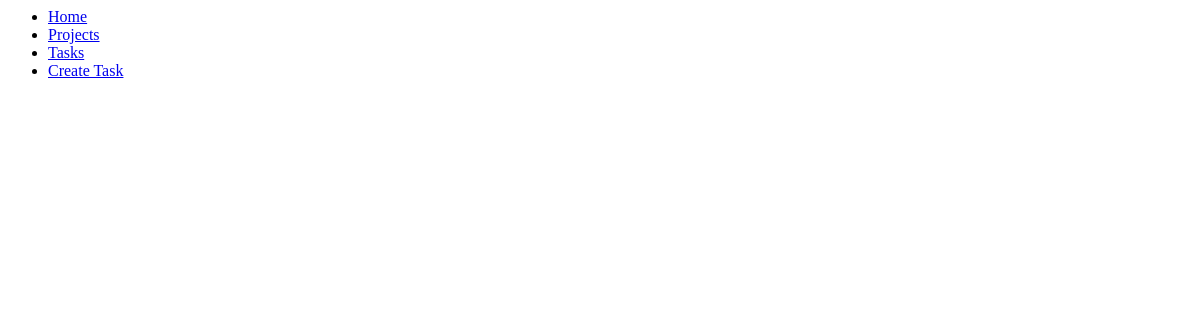
/tasks, run on an earlier commit of the app's database.
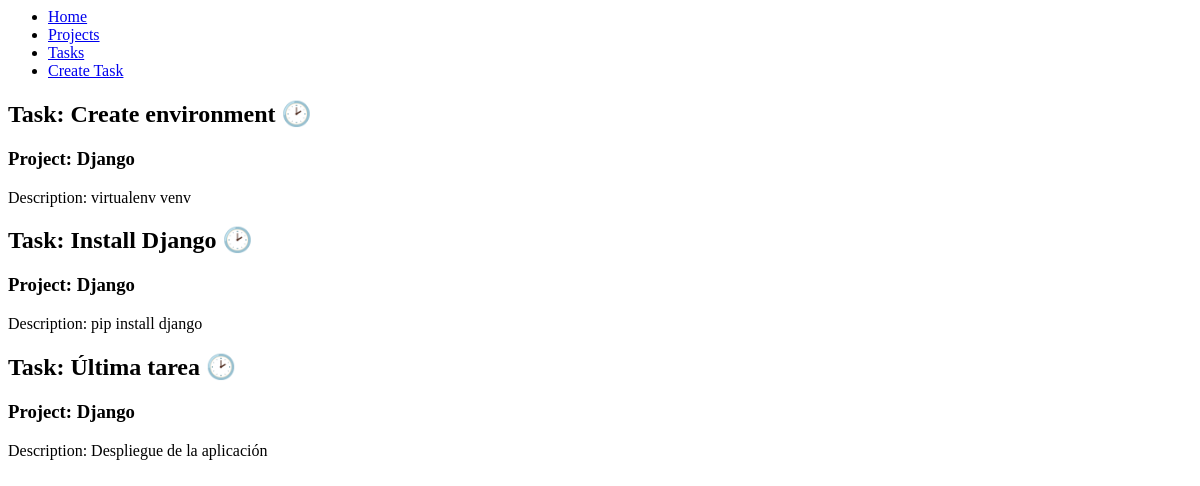
And on a later commit of the database.
### myapp/models.py (models this page shows, shortened)
class Task(models.Model):
    title = models.CharField(max_length=200, help_text='Ingrese el título de la tarea.')
    description = models.TextField(help_text='Ingrese la descripción de la tarea.')
    project = models.ForeignKey(Project, on_delete=models.CASCADE)
    done = models.BooleanField(default=False)

class Project(models.Model):
    name = models.CharField(max_length=50, help_text='Ingrese el nombre del proyecto.')

### myapp/views.py (the view)
# urls.py: path('tasks', views.tasks),
def tasks( request ):
    tasks = Task.objects.all()
    return render( request, 'tasks.html', {
        'tasks': tasks
    })

### myapp/templates/tasks.html (shortened to what this page needs)
{% extends 'layouts/base.html' %}
{% block content %}
{% for task in tasks %}
<article>
    <h2>Task: {{ task.title }} {% if task.done == False %} 🕑 {% else %} ✅ {% endif %} </h2>
    <h3>Project: {{ task.project.name }}</h3>
    <p>Description: {{ task.description }}</p>
</article>
{% endfor %}
{% endblock %}

### myapp/templates/layouts/base.html
<nav>
    <ul>
        <li>
            <a href="/">Home</a>
        </li>
        <li>
            <a href="/projects">Projects</a>
        </li>
        <li>
            <a href="/tasks">Tasks</a>
        </li>
        <li>
            <a href="/create_task">Create Task</a>
        </li>
    </ul>
</nav>
{% block content %}
{% endblock %}

What changed in the data, as far as the page shows it:
added Task: title "Create environment", project.name "Django", description "virtualenv venv"
added Task: title "Install Django", project.name "Django", description "pip install django"
added Task: title "Última tarea", project.name "Django", description "Despliegue de la aplicación"
